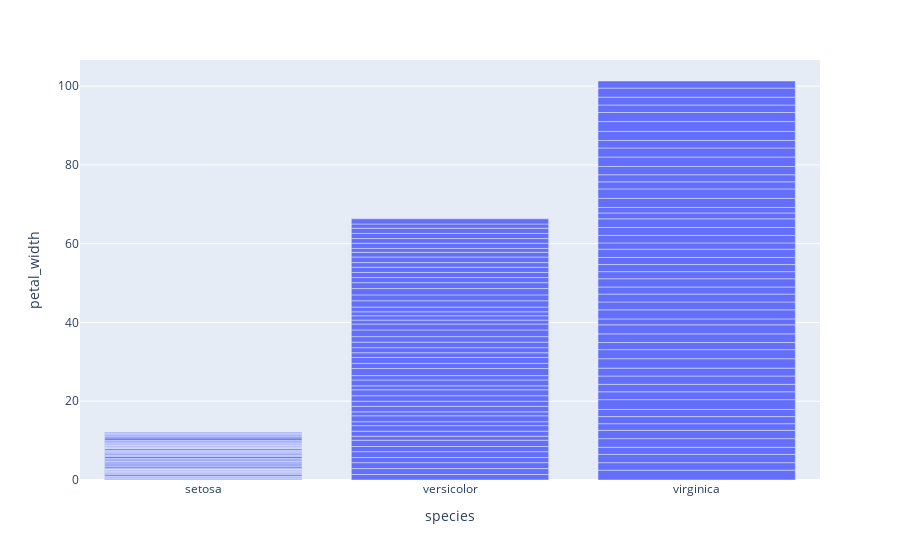

The cell this chart's notebook holds for it:
### Markdown cell above
### Plotting a bar chart

### Code cell
import plotly.express as px 
 
# using the iris dataset
df = px.data.iris() 
 
# plotting the bar chart
fig = px.bar(df, x="species", y="petal_width")
 
# showing the plot
fig.show()

### Figure 1 — Plotly figure (JSON) as saved in the notebook; plotly's stock layout.template omitted (floating-point values rounded to 4 significant figures; data arrays with more than 128 entries replaced by an {"elided": "..."} marker saying what was removed)
{"data": [{"alignmentgroup": "True", "hovertemplate": "species=%{x}<br>petal_width=%{y}<extra></extra>", "legendgroup": "", "marker": {"color": "#636efa", "pattern": {"shape": ""}}, "name": "", "offsetgroup": "", "orientation": "v", "showlegend": false, "textposition": "auto", "type": "bar", "x": {"elided": "150 str values"}, "xaxis": "x", "y": {"elided": "150 float values"}, "yaxis": "y"}], "layout": {"barmode": "relative", "legend": {"tracegroupgap": 0}, "margin": {"t": 60}, "xaxis": {"anchor": "y", "domain": [0, 1], "title": {"text": "species"}}, "yaxis": {"anchor": "x", "domain": [0, 1], "title": {"text": "petal_width"}}}}
